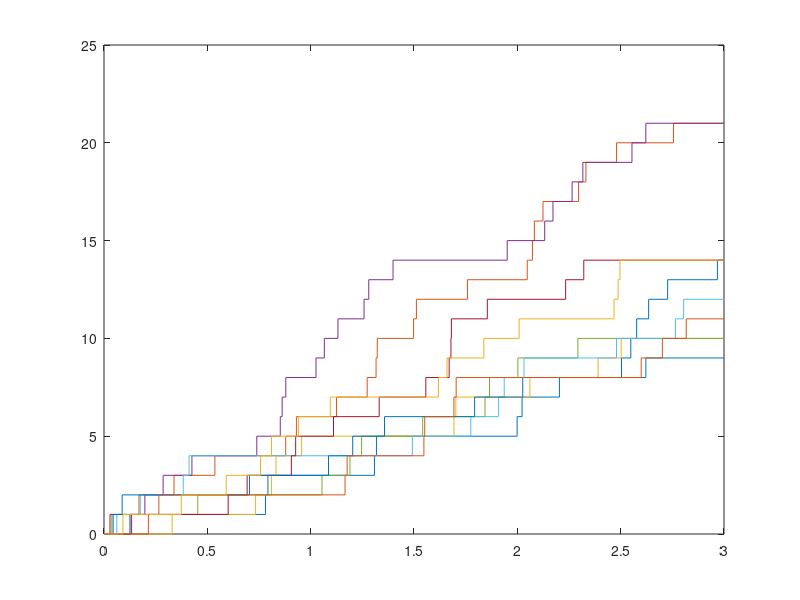

This figure's MATLAB source:
clear

S = 10;
lambda = 4;
T = 3;
M = round(10*sqrt(lambda * T));

%% generate Poisson
U = rand(S,M);
tau = -log(1-U) / lambda;
tauTilde = cumsum(tau, 2);
tauTilde = [zeros(S,1),tauTilde];
N = repmat(0:M,S,1);

%% cutoff process at time T
ind = find(tauTilde > T);
tauTilde(ind) = T;
N(ind) = nan;

%% plot
stairs(tauTilde',N');